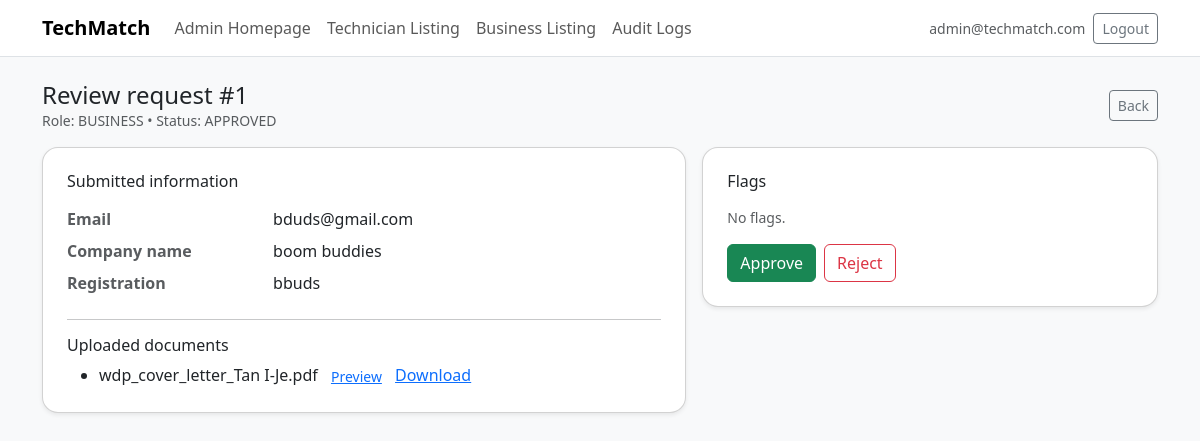
Page /admin/review/1 (signed in) on the committed database.
### tables this page shows
CREATE TABLE users (
    id INTEGER PRIMARY KEY AUTOINCREMENT,
    email TEXT NOT NULL UNIQUE,
    password_hash TEXT NOT NULL,
    role TEXT NOT NULL CHECK(role IN ('ADMIN','TECHNICIAN','BUSINESS')),
    is_active INTEGER NOT NULL DEFAULT 1,
    -- derived from verification workflow; kept for quick gating & UI consistency
    is_verified INTEGER NOT NULL DEFAULT 0,
    -- used for agency/admin created technician accounts
    force_password_change INTEGER NOT NULL DEFAULT 0,
    password_changed_at INTEGER,
    created_at INTEGER NOT NULL,
    last_login_at INTEGER
);

CREATE TABLE verification_requests (
    id INTEGER PRIMARY KEY AUTOINCREMENT,
    user_id INTEGER NOT NULL,
    user_role TEXT NOT NULL CHECK(user_role IN ('TECHNICIAN','BUSINESS')),
    status TEXT NOT NULL CHECK(status IN ('PENDING','APPROVED','REJECTED')),
    submitted_at INTEGER NOT NULL,
    reviewed_at INTEGER,
    reviewed_by_admin_id INTEGER,
    rejection_reason TEXT,
    rejected_at INTEGER,
    cooldown_until INTEGER,
    FOREIGN KEY(user_id) REFERENCES users(id),
    FOREIGN KEY(reviewed_by_admin_id) REFERENCES users(id)
);

CREATE TABLE business_profiles (
    id INTEGER PRIMARY KEY AUTOINCREMENT,
    user_id INTEGER NOT NULL UNIQUE,
    company_name TEXT NOT NULL,
    registration_identifier TEXT NOT NULL,
    created_at INTEGER NOT NULL,
    FOREIGN KEY(user_id) REFERENCES users(id)
);

CREATE TABLE uploaded_documents (
    id INTEGER PRIMARY KEY AUTOINCREMENT,
    verification_request_id INTEGER NOT NULL,
    uploaded_by_user_id INTEGER NOT NULL,
    document_type TEXT NOT NULL,
    original_filename TEXT NOT NULL,
    stored_filename TEXT NOT NULL,
    file_extension TEXT NOT NULL,
    file_size INTEGER NOT NULL,
    uploaded_at INTEGER NOT NULL,
    FOREIGN KEY(verification_request_id) REFERENCES verification_requests(id),
    FOREIGN KEY(uploaded_by_user_id) REFERENCES users(id)
);

### app/routes/admin_routes.py (the view)
@bp.get("/review/<int:request_id>")
@admin_required
def review_request(request_id: int):
    req = get_request_by_id(request_id)
    if req is None:
        flash("Request not found.", "error")
        return redirect(url_for("admin.homepage"))
    flags = list_flags(request_id)
    docs = list_documents(request_id)
    urow = get_user_by_id(req["user_id"]) or {}
    db = get_db()
    user = {"email": urow.get("email") if hasattr(urow, 'get') else (urow["email"] if urow else None)}
    if req["user_role"] == "TECHNICIAN":
        prow = db.execute("SELECT full_name FROM technician_profiles WHERE user_id = ?", (req["user_id"],)).fetchone()
        user["full_name"] = prow["full_name"] if prow else "-"
    else:
        prow = db.execute("SELECT company_name, registration_identifier FROM business_profiles WHERE user_id = ?", (req["user_id"],)).fetchone()
        user["company_name"] = prow["company_name"] if prow else "-"
        user["registration_identifier"] = prow["registration_identifier"] if prow else "-"
    return render_template("review_request.html", req=req, user=user, flags=flags, docs=docs)

### app/db.py (called while the page is built)
def get_db():
    if "db" not in g:
        g.db = sqlite3.connect(current_app.config["DATABASE"])
        g.db.row_factory = sqlite3.Row
    return g.db

### app/services/document_service.py (called while the page is built)
def list_documents(verification_request_id: int):
    db = get_db()
    return db.execute(
        "SELECT * FROM uploaded_documents WHERE verification_request_id = ? ORDER BY uploaded_at DESC",
        (int(verification_request_id),),
    ).fetchall()

### app/services/user_service.py (called while the page is built)
def get_user_by_id(user_id: int):
    db_path = current_app.config["DATABASE"]
    conn = sqlite3.connect(db_path)
    conn.row_factory = sqlite3.Row
    cur = conn.cursor()
    cur.execute("SELECT * FROM users WHERE id = ?", (user_id,))
    row = cur.fetchone()
    conn.close()
    return dict(row) if row else None

### app/services/verification_service.py (called while the page is built)
def list_flags(verification_request_id: int):
    db = get_db()
    return db.execute(
        "SELECT * FROM verification_flags WHERE verification_request_id = ? ORDER BY created_at DESC",
        (int(verification_request_id),),
    ).fetchall()

def get_request_by_id(request_id: int):
    db = get_db()
    return db.execute("SELECT * FROM verification_requests WHERE id = ?", (int(request_id),)).fetchone()

### templates/review_request.html (shortened to what this page needs)
{% extends "base.html" %}
{% block content %}
<div class="d-flex justify-content-between align-items-center mb-3">
  <div>
    <h1 class="h4 mb-0">Review request #{{ req.id }}</h1>
    <div class="text-muted small">Role: {{ req.user_role }} • Status: {{ req.status }}</div>
  </div>
  <a class="btn btn-outline-secondary btn-sm" href="{{ url_for('admin.homepage') }}">Back</a>
</div>
<div class="row g-3">
  <div class="col-12 col-lg-7">
    <div class="card shadow-sm tm-card">
      <div class="card-body p-4">
        <h2 class="h6 mb-3">Submitted information</h2>
        <dl class="row mb-0">
          <dt class="col-sm-4 text-muted">Email</dt>
          <dd class="col-sm-8">{{ user.email }}</dd>
          {% if req.user_role == 'TECHNICIAN' %}
            <dt class="col-sm-4 text-muted">Full name</dt>
            <dd class="col-sm-8">{{ user.full_name }}</dd>
          {% else %}
            <dt class="col-sm-4 text-muted">Company name</dt>
            <dd class="col-sm-8">{{ user.company_name }}</dd>
            <dt class="col-sm-4 text-muted">Registration</dt>
            <dd class="col-sm-8">{{ user.registration_identifier }}</dd>
          {% endif %}
        </dl>
        <hr class="my-3">
        <h2 class="h6 mb-2">Uploaded documents</h2>
        {% if docs and docs|length > 0 %}
          <ul class="mb-0">
            {% for d in docs %}
              <li>
                {{ d.original_filename }}
                {% if d.file_extension == 'pdf' %}
                  <button class="btn btn-link btn-sm p-0 ms-2" type="button" data-bs-toggle="collapse" data-bs-target="#pdfPrev{{ d.id }}" aria-expanded="false">Preview</button>
                {% endif %}
                <a class="ms-2" href="{{ url_for('admin.download_document', doc_id=d.id) }}">Download</a>
              </li>
            {% endfor %}
          </ul>
        {% else %}
          <p class="text-muted small mb-0">No documents found.</p>
        {% endif %}
      </div>
    </div>
  </div>
  <div class="col-12 col-lg-5">
    <div class="card shadow-sm tm-card">
      <div class="card-body p-4">
        <h2 class="h6 mb-3">Flags</h2>
        {% if flags and flags|length > 0 %}
          <ul class="mb-3">
            {% for f in flags %}
              <li><span class="badge text-bg-secondary">{{ f.severity }}</span> {{ f.flag_type }} — <span class="text-muted">{{ f.description }}</span></li>
            {% endfor %}
          </ul>
        {% else %}
          <p class="text-muted small">No flags.</p>
        {% endif %}
        <div class="d-flex gap-2">
          <form method="post" action="{{ url_for('admin.approve', request_id=req.id) }}" class="m-0">
            <button class="btn btn-success" type="submit">Approve</button>
          </form>
          <button class="btn btn-outline-danger" type="button" data-bs-toggle="collapse" data-bs-target="#rejectBox" aria-expanded="false">Reject</button>
        </div>
      </div>
    </div>
  </div>
</div>
{% endblock %}

### templates/base.html (shortened to what this page needs)
<!doctype html>
<html lang="en">
<head>
  <link href="https://cdn.jsdelivr.net/npm/bootstrap@5.3.3/dist/css/bootstrap.min.css" rel="stylesheet">
  <link rel="stylesheet" href="{{ url_for('static', filename='app.css') }}">
</head>
<body class="bg-light">
  <nav class="navbar navbar-expand-lg navbar-light bg-white border-bottom">
    <div class="container">
      {% if session and session.get('user_id') %}
        {% if session.get('role') == 'ADMIN' %}
          <a class="navbar-brand fw-semibold" href="{{ url_for('admin.homepage') }}">TechMatch</a>
        {% else %}
          <a class="navbar-brand fw-semibold" href="{{ url_for('user.homepage') }}">TechMatch</a>
        {% endif %}
      {% else %}
        <a class="navbar-brand fw-semibold" href="{{ url_for('auth.landing') }}">TechMatch</a>
      {% endif %}
      <div class="collapse navbar-collapse" id="tmNav">
        <ul class="navbar-nav me-auto mb-2 mb-lg-0">
          {% if session and session.get('user_id') %}
            {% if session.get('role') == 'ADMIN' %}
               <li class="nav-item">
            <a class="nav-link {% if request.path.startswith('/admin/homepage') %}active{% endif %}" href="{{ url_for('admin.homepage') }}">Admin Homepage</a>
          </li>
          <li class="nav-item">
            <a class="nav-link {% if request.path.startswith('/admin/technicians') %}active{% endif %}" href="{{ url_for('admin.admin_technicians') }}">Technician Listing</a>
          </li>
          <li class="nav-item">
            <a class="nav-link {% if request.path.startswith('/admin/businesses') %}active{% endif %}" href="{{ url_for('admin.admin_businesses') }}">Business Listing</a>
          </li>
          <li class="nav-item">
            <a class="nav-link {% if request.path.startswith('/admin/audit-logs') %}active{% endif %}" href="{{ url_for('admin.audit_logs') }}">Audit Logs</a>
          </li>
            {% endif %}
          {% endif %}
        </ul>
        <div class="d-flex gap-2 align-items-center">
          {% if session and session.get('user_id') %}
            <span class="text-muted small d-none d-lg-inline">{{ session.get('email') }}</span>
            <form method="post" action="{{ url_for('auth.logout') }}" class="m-0">
              <button class="btn btn-outline-secondary btn-sm" type="submit">Logout</button>
            </form>
          {% else %}
            <a class="btn btn-outline-primary btn-sm" href="{{ url_for('auth.login_get') }}">Login</a>
          {% endif %}
        </div>
      </div>
    </div>
  </nav>
  <main class="py-4">
    <div class="container">
      {% block content %}{% endblock %}
    </div>
  </main>
</body>
</html>

### static/app.css (style rules this page uses)
.tm-card { border-radius: 1rem; }

### rows in the picture
users: get "admin@techmatch.com"
verification_requests: id "1", user_role "BUSINESS", status "APPROVED"
users: email "bduds@gmail.com"
business_profiles: company_name "boom buddies", registration_identifier "bbuds"
uploaded_documents: original_filename "wdp_cover_letter_Tan I-Je.pdf"
